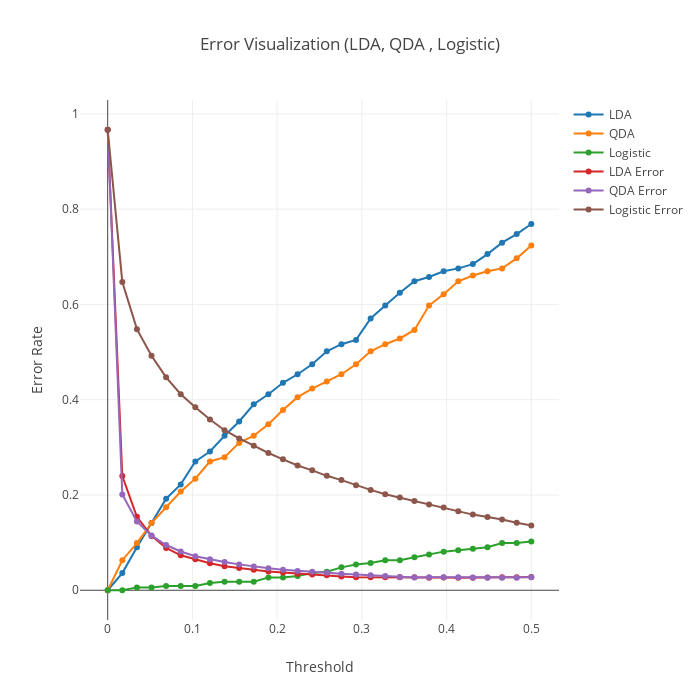

Notebook source saved alongside this figure:
### Code cell
trace = go.Scatter(
    x = np.array(LDA_Store)[:,0],
    y = np.array(LDA_Store)[:,1],
    mode = 'lines+markers',
    name ='LDA',
)
trace2 = go.Scatter(
    x = np.array(QDA_Store)[:,0],
    y = np.array(QDA_Store)[:,1],
    mode = 'lines+markers',
    name ='QDA',
)
trace3 = go.Scatter(
    x = np.array(Logistic_Store)[:,0],
    y = np.array(Logistic_Store)[:,1],
    mode = 'lines+markers',
    name = "Logistic"
)

trace4 = go.Scatter(
    x = np.array(LDA_Store)[:,0],
    y = np.array(LDA_Store)[:,2],
    mode = 'lines+markers',
    name ='LDA Error',
)
trace5 = go.Scatter(
    x = np.array(QDA_Store)[:,0],
    y = np.array(QDA_Store)[:,2],
    mode = 'lines+markers',
    name ='QDA Error',
)
trace6 = go.Scatter(
    x = np.array(Logistic_Store)[:,0],
    y = np.array(Logistic_Store)[:,2],
    mode = 'lines+markers',
    name = "Logistic Error"
)

data = [trace , trace2 , trace3 , trace4 , trace5 , trace6]

layout = dict(title = 'Error Visualization (LDA, QDA , Logistic)',
              xaxis = dict(title = 'Threshold'),
              yaxis = dict(title = 'Error Rate'),
              width=700,
              height=700,
              )

fig = dict(data=data, layout=layout)
iplot(fig, filename='basic-line')
